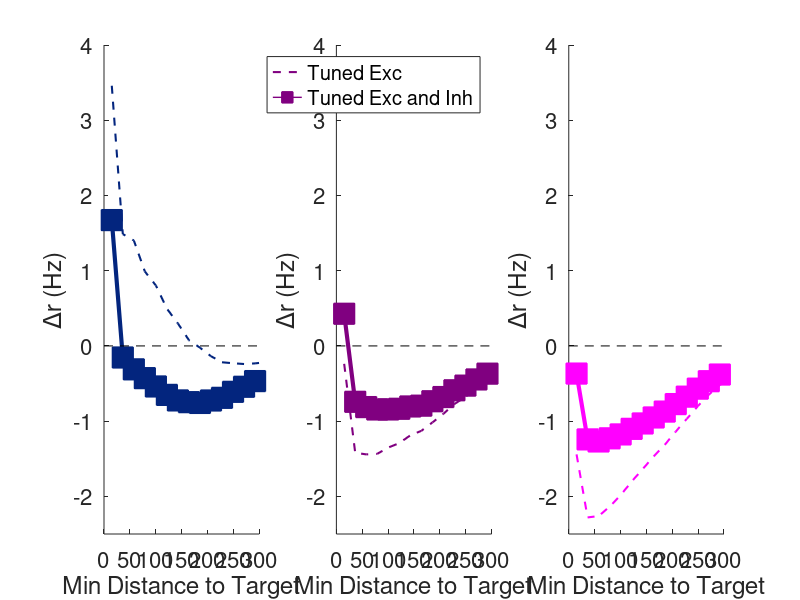

Source code (MATLAB):
%%
% Reproduces the modeling panels in Fig. 4 in:
%   IA Oldenburg, WD Hendricks, G Handy, K Shamardani, HA Bounds, B Doiron, 
%   H Adesnik. The logic of recurrent circuits in the primary visual 
%   cortex. bioRxiv (2022)
%
% Written and edited by G Handy 10/26/2022
%%
clear; close all; clc;

% Load the simulation data
tunedExcOnly = load('./SimData/tunedExcOnly.mat');
tunedExcAndInh = load('./SimData/tunedExcAndInh.mat');

%%
colorScheme = [[3,37,126]/255; [0.5, 0, 0.5]; [255,0,255]/255];
figure(44); clf;
for gg = 1:3
    subplot(1,3,gg); hold on;
    
    h1 = plot(tunedExcOnly.dist_bins(1:end-1)*1420,tunedExcOnly.binned_delta_r_ave_v2(:,gg),'--',...
        'linewidth',1.5,'markersize',15,'color',colorScheme(gg,:));
    
    h2 = plot(tunedExcAndInh.dist_bins(1:end-1)*1420,tunedExcAndInh.binned_delta_r_ave_v2(:,gg),'s-',...
        'linewidth',1,'markersize',15,'color',colorScheme(gg,:),'markerfacecolor',colorScheme(gg,:));
    plot(tunedExcAndInh.dist_bins(1:end-1)*1420,tunedExcAndInh.binned_delta_r_ave_v2(:,gg),'-',...
        'linewidth',3,'markersize',15,'color',colorScheme(gg,:));
    
    plot([0 tunedExcAndInh.dist_bins(end)]*1420,[0 tunedExcAndInh.dist_bins(end)]*0,'k--')
    xlim([0 300])
    set(gca,'fontsize',16)
    ylabel('\Deltar (Hz)')
    xlabel('Min Distance to Target')
    ylim([-2.5 4])
    
    if gg == 2
       legend([h1 h2],{'Tuned Exc','Tuned Exc and Inh'})
    end
end


